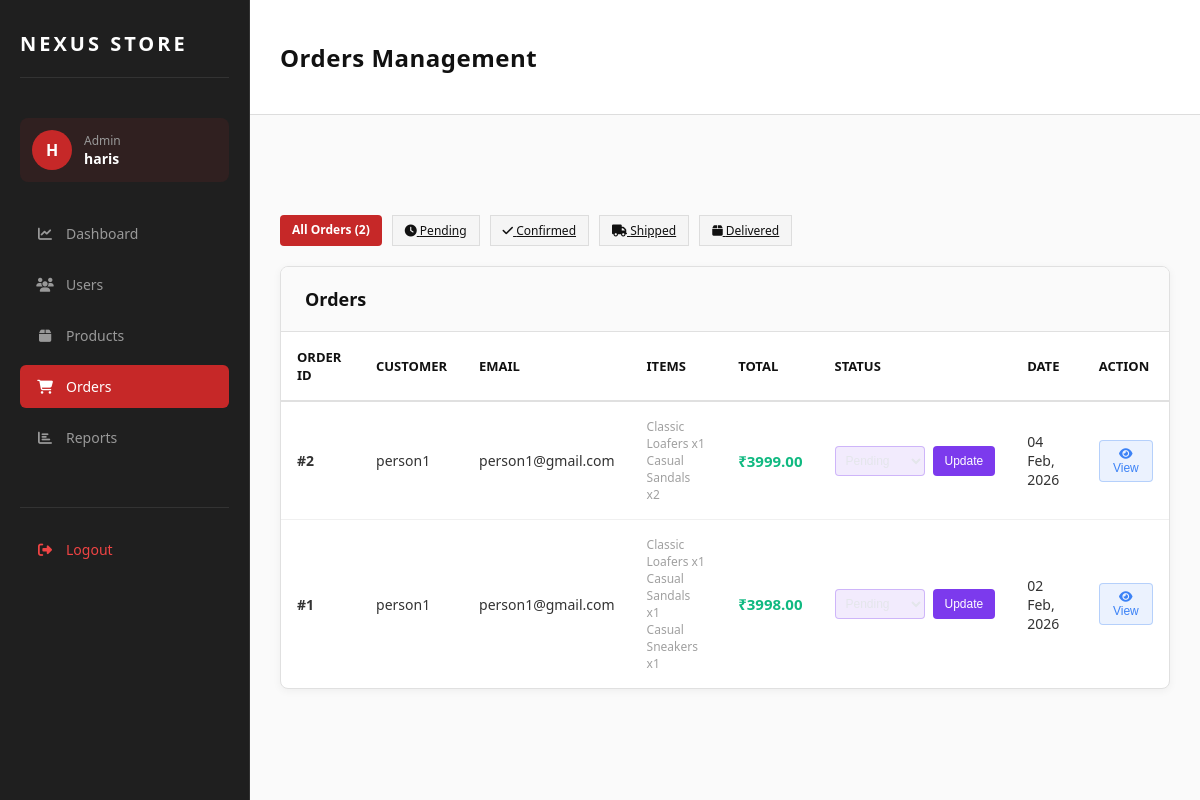
The page /admin-panel/orders/ (signed in) on the database as committed earlier.
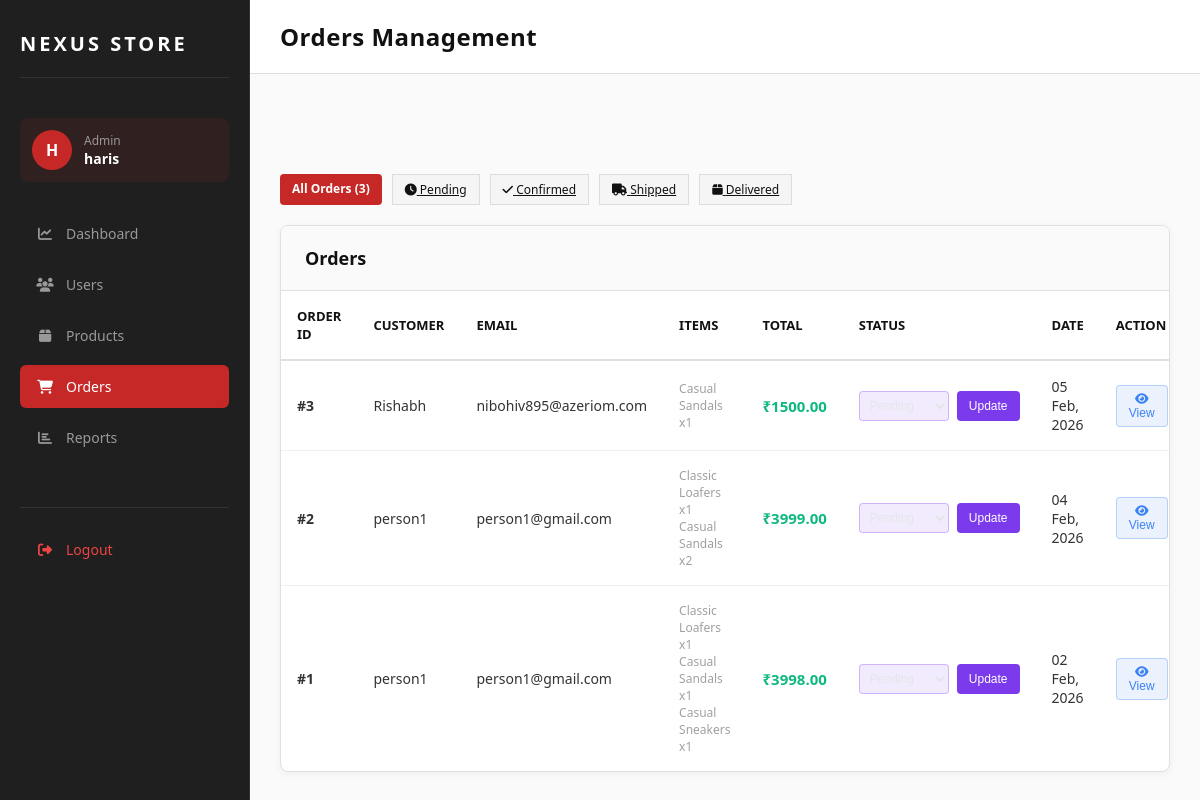
The same page on the database as committed later.
### main/models.py (models this page shows, shortened)
class Order(models.Model):
    STATUS_CHOICES = [
        ('pending', 'Pending'),
        ('confirmed', 'Confirmed'),
        ('shipped', 'Shipped'),
        ('delivered', 'Delivered'),
        ('cancelled', 'Cancelled'),
    ]
    user = models.ForeignKey(User, on_delete=models.CASCADE, related_name='orders')
    total_price = models.DecimalField(max_digits=10, decimal_places=2)
    status = models.CharField(max_length=20, choices=STATUS_CHOICES, default='pending')
    shipping_address = models.TextField()
    phone = models.CharField(max_length=15)
    created_at = models.DateTimeField(auto_now_add=True)
    updated_at = models.DateTimeField(auto_now=True)
    class Meta:
        ordering = ['-created_at']

class OrderItem(models.Model):
    order = models.ForeignKey(Order, on_delete=models.CASCADE, related_name='items')
    product = models.ForeignKey(Product, on_delete=models.SET_NULL, null=True)
    quantity = models.IntegerField()
    price = models.DecimalField(max_digits=10, decimal_places=2)

class Product(models.Model):
    name = models.CharField(max_length=200)
    category = models.ForeignKey(Category, on_delete=models.CASCADE, related_name='products')
    price = models.DecimalField(max_digits=10, decimal_places=2)
    description = models.TextField(blank=True, null=True)
    image = models.ImageField(upload_to='products/', blank=True, null=True)
    stock = models.IntegerField(default=0)
    created_at = models.DateTimeField(auto_now_add=True)
    updated_at = models.DateTimeField(auto_now=True)
    is_active = models.BooleanField(default=True)
    class Meta:
        ordering = ['-created_at']
        verbose_name_plural = "Products"

### adminapp/views.py (the view)
    def wrapper(request, *args, **kwargs):
        if not request.user.is_authenticated:
            return redirect('login')
        if not request.user.is_staff:
            return redirect('home')
        return view_func(request, *args, **kwargs)

### adminapp/views.py (called while the page is built)
def admin_required(view_func):
    def wrapper(request, *args, **kwargs):
        if not request.user.is_authenticated:
            return redirect('login')
        if not request.user.is_staff:
            return redirect('home')
        return view_func(request, *args, **kwargs)
    return wrapper

@admin_required
def admin_orders(request):
    orders = Order.objects.select_related('user').prefetch_related('items').order_by('-created_at')
    status_filter = request.GET.get('status', '')
    if status_filter:
        orders = orders.filter(status=status_filter)
    status_choices = Order._meta.get_field('status').choices
    context = {
        'orders': orders,
        'status_filter': status_filter,
        'status_choices': status_choices,
    }
    return render(request, 'adminapp/orders.html', context)

### templates/adminapp/orders.html (shortened to what this page needs)
{% extends 'adminapp/base.html' %}
{% block navbar_title %}Orders Management{% endblock %}
{% block content %}
<div style="margin-bottom: 20px; display: flex; gap: 10px; flex-wrap: wrap;">
    <a href="{% url 'admin_orders' %}" class="btn-primary btn-sm {% if not status_filter %}active{% endif %}" style="{% if status_filter %}background: rgba(124, 58, 237, 0.1); color: #7c3aed;{% endif %}">
        All Orders ({{ orders.count }})
    </a>
    <a href="?status=pending" class="btn-secondary btn-sm">
        <i class="fas fa-clock"></i> Pending
    </a>
    <a href="?status=confirmed" class="btn-secondary btn-sm">
        <i class="fas fa-check"></i> Confirmed
    </a>
    <a href="?status=shipped" class="btn-secondary btn-sm">
        <i class="fas fa-truck"></i> Shipped
    </a>
    <a href="?status=delivered" class="btn-secondary btn-sm">
        <i class="fas fa-box"></i> Delivered
    </a>
</div>
<div class="table-container">
    <div class="table-header">
        <div class="table-title">Orders</div>
    </div>
    <table>
        <thead>
            <tr>
                <th>Order ID</th>
                <th>Customer</th>
                <th>Email</th>
                <th>Items</th>
                <th>Total</th>
                <th>Status</th>
                <th>Date</th>
                <th>Action</th>
            </tr>
        </thead>
        <tbody>
            {% for order in orders %}
            <tr>
                <td><strong>#{{ order.id }}</strong></td>
                <td>{{ order.user.get_full_name|default:order.user.username }}</td>
                <td>{{ order.user.email }}</td>
                <td>
                    {% for item in order.items.all %}
                        <div style="font-size: 12px; color: #a0a0a0;">
                            {{ item.product.name }} x{{ item.quantity }}
                        </div>
                    {% endfor %}
                </td>
                <td><strong style="color: #10b981; font-size: 15px;">₹{{ order.total_price }}</strong></td>
                <td>
                    <form method="POST" action="{% url 'update_order_status' order.id %}" style="display: flex; gap: 8px;">
                        <select name="status" style="background: rgba(124, 58, 237, 0.1); border: 1px solid rgba(124, 58, 237, 0.3); color: #e4e6eb; padding: 6px; border-radius: 4px; font-size: 12px; cursor: pointer;">
                            {% for value, label in status_choices %}
                            <option value="{{ value }}" {% if order.status == value %}selected{% endif %}>{{ label }}</option>
                            {% endfor %}
                        </select>
                        <button type="submit" class="btn-sm" style="background: #7c3aed; border: none; color: #fff; padding: 6px 12px; border-radius: 4px; cursor: pointer; font-size: 12px;">Update</button>
                    </form>
                </td>
                <td>{{ order.created_at|date:"d M, Y" }}</td>
                <td>
                    <button style="background: rgba(59, 130, 246, 0.1); color: #3b82f6; border: 1px solid rgba(59, 130, 246, 0.3); padding: 6px 12px; border-radius: 4px; font-size: 12px; cursor: pointer;">
                        <i class="fas fa-eye"></i> View
                    </button>
                </td>
            </tr>
            {% endfor %}
        </tbody>
    </table>
</div>
{% endblock %}

Rows that differ between the two databases and show on the page:
added Order: id "3", user.get_full_name "Rishabh", user.email "nibohiv895@azeriom.com", total_price "1500.00", status "Pending", created_at "05 Feb, 2026"
added OrderItem: product.name "Casual Sandals", quantity "1", shown under "3"
Other text that changed with them:
{{ orders.count }}: "2" → "3"
